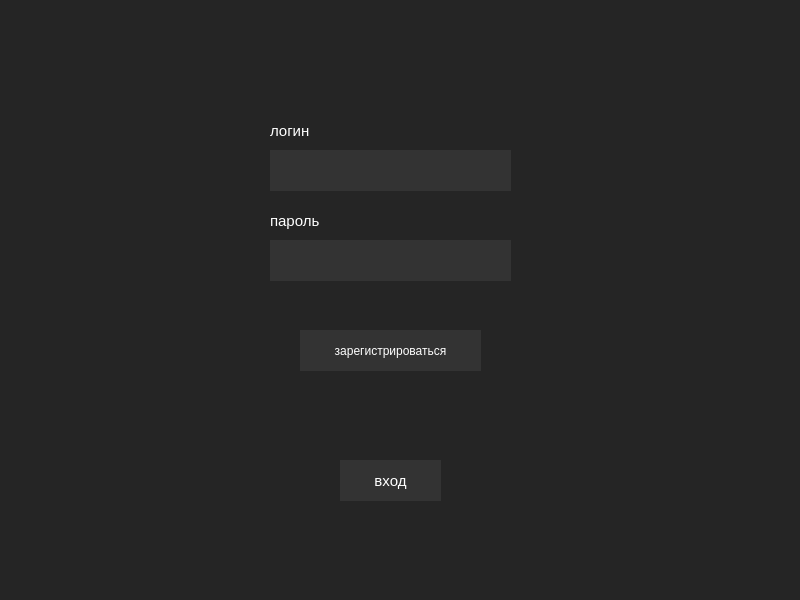
<?xml version="1.0" encoding="UTF-8"?>
<ui version="4.0">
 <class>registration</class>
 <widget class="QMainWindow" name="registration">
  <property name="geometry">
   <rect>
    <x>0</x>
    <y>0</y>
    <width>800</width>
    <height>600</height>
   </rect>
  </property>
  <property name="windowTitle">
   <string>MainWindow</string>
  </property>
  <property name="styleSheet">
   <string notr="true">background-color: #252525;</string>
  </property>
  <widget class="QWidget" name="centralwidget">
   <widget class="QPushButton" name="pushButton_2">
    <property name="geometry">
     <rect>
      <x>300</x>
      <y>330</y>
      <width>181</width>
      <height>41</height>
     </rect>
    </property>
    <property name="styleSheet">
     <string notr="true">QPushButton {
	border: #383838;
	color: white;
	background-color: #333333;
}

QPushButton::pressed {
	background-color: #424242;
}
</string>
    </property>
    <property name="text">
     <string>зарегистрироваться</string>
    </property>
   </widget>
   <widget class="QLabel" name="label_2">
    <property name="geometry">
     <rect>
      <x>270</x>
      <y>120</y>
      <width>71</width>
      <height>21</height>
     </rect>
    </property>
    <property name="font">
     <font>
      <pointsize>11</pointsize>
     </font>
    </property>
    <property name="styleSheet">
     <string notr="true">color: white;</string>
    </property>
    <property name="text">
     <string>логин</string>
    </property>
   </widget>
   <widget class="QPushButton" name="pushButton">
    <property name="geometry">
     <rect>
      <x>340</x>
      <y>460</y>
      <width>101</width>
      <height>41</height>
     </rect>
    </property>
    <property name="font">
     <font>
      <pointsize>11</pointsize>
     </font>
    </property>
    <property name="styleSheet">
     <string notr="true">QPushButton {
	border: #383838;
	color: white;
	background-color: #333333;
}

QPushButton::pressed {
	background-color: #424242;
}
</string>
    </property>
    <property name="text">
     <string>вход</string>
    </property>
   </widget>
   <widget class="QLineEdit" name="lineEdit_3">
    <property name="geometry">
     <rect>
      <x>270</x>
      <y>240</y>
      <width>241</width>
      <height>41</height>
     </rect>
    </property>
    <property name="styleSheet">
     <string notr="true">QLineEdit {
	border: #383838;
	color: white;
	background-color: #333333;
}
</string>
    </property>
   </widget>
   <widget class="QLabel" name="label_3">
    <property name="geometry">
     <rect>
      <x>270</x>
      <y>210</y>
      <width>71</width>
      <height>21</height>
     </rect>
    </property>
    <property name="font">
     <font>
      <pointsize>11</pointsize>
     </font>
    </property>
    <property name="styleSheet">
     <string notr="true">color: white;</string>
    </property>
    <property name="text">
     <string>пароль</string>
    </property>
   </widget>
   <widget class="QLineEdit" name="lineEdit_2">
    <property name="geometry">
     <rect>
      <x>270</x>
      <y>150</y>
      <width>241</width>
      <height>41</height>
     </rect>
    </property>
    <property name="styleSheet">
     <string notr="true">QLineEdit {
	border: #383838;
	color: white;
	background-color: #333333;
}
</string>
    </property>
   </widget>
  </widget>
 </widget>
 <resources/>
 <connections/>
</ui>
